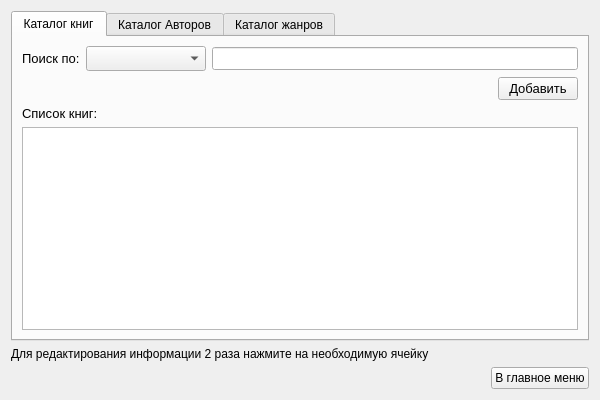
<?xml version="1.0" encoding="UTF-8"?>
<ui version="4.0">
 <class>Form</class>
 <widget class="QWidget" name="Form">
  <property name="geometry">
   <rect>
    <x>0</x>
    <y>0</y>
    <width>600</width>
    <height>400</height>
   </rect>
  </property>
  <property name="minimumSize">
   <size>
    <width>600</width>
    <height>400</height>
   </size>
  </property>
  <property name="windowTitle">
   <string>Form</string>
  </property>
  <layout class="QVBoxLayout" name="verticalLayout_2">
   <item>
    <widget class="QTabWidget" name="tabWidget">
     <property name="enabled">
      <bool>true</bool>
     </property>
     <property name="minimumSize">
      <size>
       <width>400</width>
       <height>300</height>
      </size>
     </property>
     <property name="currentIndex">
      <number>0</number>
     </property>
     <widget class="QWidget" name="tab">
      <property name="font">
       <font>
        <pointsize>10</pointsize>
       </font>
      </property>
      <attribute name="title">
       <string>Каталог книг</string>
      </attribute>
      <layout class="QVBoxLayout" name="verticalLayout_3">
       <item>
        <layout class="QVBoxLayout" name="verticalLayout">
         <item>
          <layout class="QHBoxLayout" name="horizontalLayout_3">
           <item>
            <widget class="QLabel" name="find_lbl">
             <property name="font">
              <font>
               <family>Arial</family>
               <pointsize>10</pointsize>
              </font>
             </property>
             <property name="text">
              <string>Поиск по:</string>
             </property>
            </widget>
           </item>
           <item>
            <widget class="QComboBox" name="find_combo">
             <property name="sizePolicy">
              <sizepolicy hsizetype="Fixed" vsizetype="Fixed">
               <horstretch>0</horstretch>
               <verstretch>0</verstretch>
              </sizepolicy>
             </property>
             <property name="minimumSize">
              <size>
               <width>120</width>
               <height>25</height>
              </size>
             </property>
            </widget>
           </item>
           <item>
            <widget class="QLineEdit" name="find_in"/>
           </item>
          </layout>
         </item>
         <item>
          <layout class="QHBoxLayout" name="horizontalLayout">
           <item>
            <spacer name="horizontalSpacer">
             <property name="orientation">
              <enum>Qt::Horizontal</enum>
             </property>
             <property name="sizeHint" stdset="0">
              <size>
               <width>40</width>
               <height>20</height>
              </size>
             </property>
            </spacer>
           </item>
           <item>
            <widget class="QPushButton" name="add_book_btn">
             <property name="text">
              <string>Добавить</string>
             </property>
            </widget>
           </item>
          </layout>
         </item>
         <item>
          <widget class="QLabel" name="label">
           <property name="text">
            <string>Список книг:</string>
           </property>
          </widget>
         </item>
         <item>
          <widget class="QTableWidget" name="book_tbl"/>
         </item>
        </layout>
       </item>
      </layout>
     </widget>
     <widget class="QWidget" name="tab_2">
      <attribute name="title">
       <string>Каталог Авторов</string>
      </attribute>
      <layout class="QVBoxLayout" name="verticalLayout_4">
       <item>
        <layout class="QHBoxLayout" name="horizontalLayout_7">
         <item>
          <widget class="QLabel" name="label_2">
           <property name="font">
            <font>
             <pointsize>10</pointsize>
            </font>
           </property>
           <property name="text">
            <string>Поиск:</string>
           </property>
          </widget>
         </item>
         <item>
          <widget class="QLineEdit" name="find_author_in"/>
         </item>
        </layout>
       </item>
       <item>
        <layout class="QHBoxLayout" name="horizontalLayout_5">
         <item>
          <layout class="QHBoxLayout" name="horizontalLayout_6">
           <item>
            <spacer name="horizontalSpacer_4">
             <property name="orientation">
              <enum>Qt::Horizontal</enum>
             </property>
             <property name="sizeHint" stdset="0">
              <size>
               <width>40</width>
               <height>20</height>
              </size>
             </property>
            </spacer>
           </item>
           <item>
            <widget class="QPushButton" name="add_author_btn">
             <property name="font">
              <font>
               <pointsize>10</pointsize>
              </font>
             </property>
             <property name="text">
              <string>Добавить</string>
             </property>
            </widget>
           </item>
          </layout>
         </item>
        </layout>
       </item>
       <item>
        <widget class="QLabel" name="label_4">
         <property name="font">
          <font>
           <pointsize>10</pointsize>
          </font>
         </property>
         <property name="text">
          <string>Перечень авторов:</string>
         </property>
        </widget>
       </item>
       <item>
        <widget class="QTableWidget" name="author_tbl"/>
       </item>
      </layout>
     </widget>
     <widget class="QWidget" name="tab_3">
      <attribute name="title">
       <string>Каталог жанров</string>
      </attribute>
      <layout class="QVBoxLayout" name="verticalLayout_5">
       <item>
        <layout class="QHBoxLayout" name="horizontalLayout_10">
         <item>
          <spacer name="horizontalSpacer_6">
           <property name="orientation">
            <enum>Qt::Horizontal</enum>
           </property>
           <property name="sizeHint" stdset="0">
            <size>
             <width>40</width>
             <height>20</height>
            </size>
           </property>
          </spacer>
         </item>
         <item>
          <widget class="QPushButton" name="add_genre_btn">
           <property name="font">
            <font>
             <pointsize>10</pointsize>
            </font>
           </property>
           <property name="text">
            <string>Добавить</string>
           </property>
          </widget>
         </item>
        </layout>
       </item>
       <item>
        <widget class="QLabel" name="label_3">
         <property name="font">
          <font>
           <pointsize>10</pointsize>
          </font>
         </property>
         <property name="text">
          <string>Перечень жанров:</string>
         </property>
        </widget>
       </item>
       <item>
        <widget class="QTableWidget" name="genre_tbl"/>
       </item>
      </layout>
     </widget>
    </widget>
   </item>
   <item>
    <widget class="QLabel" name="label_5">
     <property name="text">
      <string>Для редактирования информации 2 раза нажмите на необходимую ячейку</string>
     </property>
    </widget>
   </item>
   <item>
    <layout class="QHBoxLayout" name="horizontalLayout_4">
     <item>
      <widget class="QLabel" name="counter_lbl">
       <property name="text">
        <string/>
       </property>
      </widget>
     </item>
     <item>
      <spacer name="horizontalSpacer_2">
       <property name="orientation">
        <enum>Qt::Horizontal</enum>
       </property>
       <property name="sizeHint" stdset="0">
        <size>
         <width>40</width>
         <height>20</height>
        </size>
       </property>
      </spacer>
     </item>
     <item>
      <widget class="QPushButton" name="back">
       <property name="text">
        <string>В главное меню</string>
       </property>
      </widget>
     </item>
    </layout>
   </item>
  </layout>
 </widget>
 <resources/>
 <connections/>
</ui>
